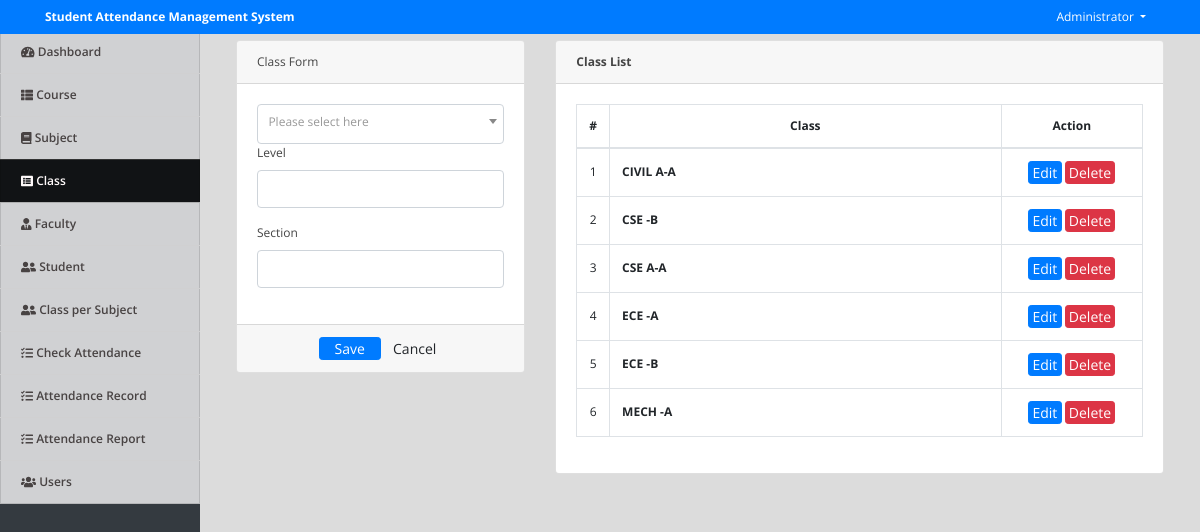
The page /index.php?page=class (signed in) on the database its author committed.
### tables this page shows
CREATE TABLE `class` (
  `id` int(30) NOT NULL,
  `course_id` int(30) NOT NULL,
  `level` varchar(50) NOT NULL,
  `section` varchar(100) NOT NULL,
  `status` tinyint(1) NOT NULL DEFAULT 1 COMMENT '1=Active, 0=Inactive',
  `date_created` datetime NOT NULL DEFAULT current_timestamp()
);

### class.php (the view, shortened to what this page needs)
<?php include('db_connect.php');?>
<div class="container-fluid">
	<div class="col-lg-12">
		<div class="row">
			<div class="col-md-4">
			<form action="" id="manage-class">
				<div class="card">
					<div class="card-header">
						    Class Form
				  	</div>
					<div class="card-body">
							<div class="form-group">
								<label class="control-label">Level</label>
								<input type="text" class="form-control" name="level">
							</div>
							<div class="form-group">
								<label class="control-label">Section</label>
								<input type="text" class="form-control" name="section">
							</div>
					</div>
					<div class="card-footer">
						<div class="row">
							<div class="col-md-12">
								<button class="btn btn-sm btn-primary col-sm-3 offset-md-3"> Save</button>
								<button class="btn btn-sm btn-default col-sm-3" type="reset"> Cancel</button>
							</div>
						</div>
					</div>
				</div>
			</form>
			</div>
			<div class="col-md-8">
				<div class="card">
					<div class="card-header">
						<b>Class List</b>
					</div>
					<div class="card-body">
						<table class="table table-bordered table-hover">
							<thead>
								<tr>
									<th class="text-center" width="5%">#</th>
									<th class="text-center">Class</th>
									<th class="text-center" width="25%">Action</th>
								</tr>
							</thead>
							<tbody>
								<?php
								$i = 1;
								$class = $conn->query("SELECT c.*,concat(co.course,' ',c.level,'-',c.section) as `class` FROM `class` c inner join courses co on co.id = c.course_id order by concat(co.course,' ',c.level,'-',c.section) asc");
								while($row=$class->fetch_assoc()):
								?>
								<tr>
									<td class="text-center"><?php echo $i++ ?></td>
									<td class="">
										<p><b><?php echo $row['class'] ?></b></p>
									</td>
									<td class="text-center">
										<button class="btn btn-sm btn-primary edit_class" type="button" data-id="<?php echo $row['id'] ?>"  data-course_id="<?php echo $row['course_id'] ?>"  data-level="<?php echo $row['level'] ?>" data-section="<?php echo $row['section'] ?>" >Edit</button>
										<button class="btn btn-sm btn-danger delete_class" type="button" data-id="<?php echo $row['id'] ?>">Delete</button>
									</td>
								</tr>
								<?php endwhile; ?>
							</tbody>
						</table>
					</div>
				</div>
			</div>
		</div>
	</div>
</div>

### assets/css/style.css (style rules this page uses)
body { font-family: "Open Sans", sans-serif; color: #444444; width: 100%; height: calc(100%); font-size: 12px; }
.btn-sm { padding: .0001rem .2rem; }

### index.php (style rules this page uses)
body { background: #80808045; }

### class.php (style rules this page uses)
td { vertical-align: middle !important; }
td p { margin: unset; }

### rows shown on the page
class: class "CIVIL A-A"
class: class "CSE -B"
class: class "CSE A-A"
class: class "ECE -A"
class: class "ECE -B"
class: class "MECH -A"

### other values the page prints
$_SESSION['system']['name'] "Student Attendance Management System"
$_SESSION['login_name'] "Administrator"
